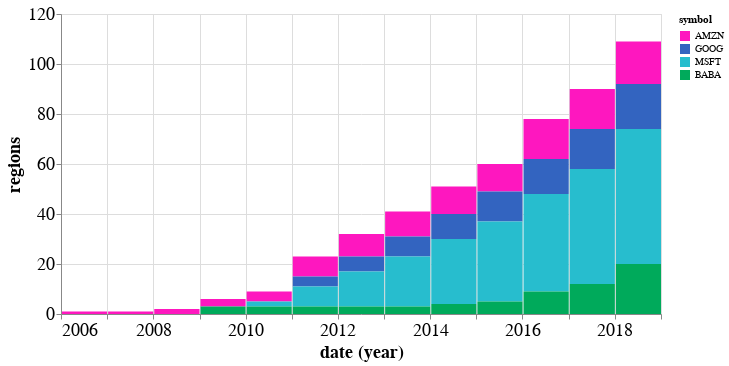

The specification (Vega-Lite) saved for this image:
### Vega-Lite specification from a JSON file in a GitHub repository (floating-point values rounded to 4 significant figures)
{"$schema": "https://vega.github.io/schema/vega-lite/v2.0.json", "data": {"values": [{"regions": 1, "date": "2006", "symbol": "AMZN"}, {"regions": 1, "date": "2007", "symbol": "AMZN"}, {"regions": 2, "date": "2008", "symbol": "AMZN"}, {"regions": 3, "date": "2009", "symbol": "AMZN"}, {"regions": 4, "date": "2010", "symbol": "AMZN"}, {"regions": 8, "date": "2011", "symbol": "AMZN"}, {"regions": 9, "date": "2012", "symbol": "AMZN"}, {"regions": 10, "date": "2013", "symbol": "AMZN"}, {"regions": 11, "date": "2014", "symbol": "AMZN"}, {"regions": 11, "date": "2015", "symbol": "AMZN"}, {"regions": 16, "date": "2016", "symbol": "AMZN"}, {"regions": 16, "date": "2017", "symbol": "AMZN"}, {"regions": 17, "date": "2018", "symbol": "AMZN"}, {"regions": 0, "date": "2006", "symbol": "GOOG"}, {"regions": 0, "date": "2007", "symbol": "GOOG"}, {"regions": 0, "date": "2008", "symbol": "GOOG"}, {"regions": 0, "date": "2009", "symbol": "GOOG"}, {"regions": 0, "date": "2010", "symbol": "GOOG"}, {"regions": 4, "date": "2011", "symbol": "GOOG"}, {"regions": 6, "date": "2012", "symbol": "GOOG"}, {"regions": 8, "date": "2013", "symbol": "GOOG"}, {"regions": 10, "date": "2014", "symbol": "GOOG"}, {"regions": 12, "date": "2015", "symbol": "GOOG"}, {"regions": 14, "date": "2016", "symbol": "GOOG"}, {"regions": 16, "date": "2017", "symbol": "GOOG"}, {"regions": 18, "date": "2018", "symbol": "GOOG"}, {"regions": 0, "date": "2006", "symbol": "MSFT"}, {"regions": 0, "date": "2007", "symbol": "MSFT"}, {"regions": 0, "date": "2008", "symbol": "MSFT"}, {"regions": 0, "date": "2009", "symbol": "MSFT"}, {"regions": 2, "date": "2010", "symbol": "MSFT"}, {"regions": 8, "date": "2011", "symbol": "MSFT"}, {"regions": 14, "date": "2012", "symbol": "MSFT"}, {"regions": 20, "date": "2013", "symbol": "MSFT"}, {"regions": 26, "date": "2014", "symbol": "MSFT"}, {"regions": 32, "date": "2015", "symbol": "MSFT"}, {"regions": 39, "date": "2016", "symbol": "MSFT"}, {"regions": 46, "date": "2017", "symbol": "MSFT"}, {"regions": 54, "date": "2018", "symbol": "MSFT"}, {"regions": 0, "date": "2008", "symbol": "BABA"}, {"regions": 3, "date": "2009", "symbol": "BABA"}, {"regions": 3, "date": "2010", "symbol": "BABA"}, {"regions": 3, "date": "2011", "symbol": "BABA"}, {"regions": 3, "date": "2012", "symbol": "BABA"}, {"regions": 3, "date": "2013", "symbol": "BABA"}, {"regions": 4, "date": "2014", "symbol": "BABA"}, {"regions": 5, "date": "2015", "symbol": "BABA"}, {"regions": 9, "date": "2016", "symbol": "BABA"}, {"regions": 12, "date": "2017", "symbol": "BABA"}, {"regions": 20, "date": "2018", "symbol": "BABA"}]}, "width": 600, "height": 300, "mark": "bar", "encoding": {"x": {"timeUnit": "year", "field": "date", "type": "temporal"}, "y": {"field": "regions", "type": "quantitative", "scale": {"domain": [0, 120]}}, "color": {"field": "symbol", "type": "nominal", "scale": {"domain": ["AMZN", "GOOG", "MSFT", "BABA"], "range": ["#fe17bf", "#3364c0", "#27bdce", "#00aa5b"]}}}, "config": {"axis": {"labelFont": "sans-serif", "labelFontSize": 18, "titleFont": "sans-serif", "titleFontSize": 18}, "axisX": {"labelAngle": 0}, "bar": {"continuousBandSize": 20}}}
